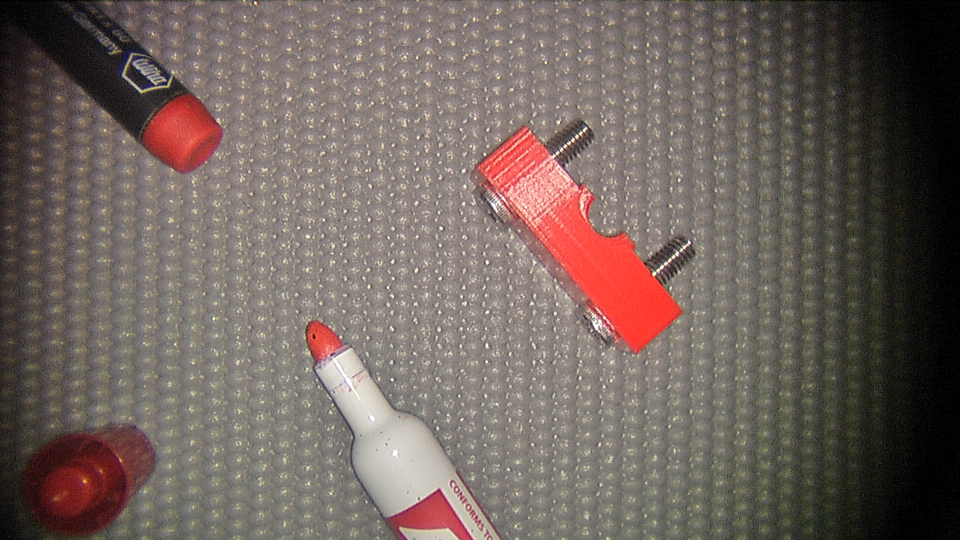
#> input picture visionDebuggerImages/sampleImage1.png, 1920 x 1080 px (shown at 1/2 size)
$ python object_detector.py
#> lines starting #> are read from the running program, lines starting #| are printed output that depends on the picture; after the words box and inside, x2 and y2 are one past the last pixel; in counts of white or black regions, pixels touching at a corner belong together
# Import required Libraries
from tkinter import *
from PIL import Image, ImageTk
import cv2
import numpy as np
import time

# BGR upper and lower bounds for detection (0-255)
lowB = 0
lowG = 0
lowR = 100
highB = 100
highG = 100
highR = 255

# Array of center positions
cx = np.array([])
cy = np.array([])

# Text
imageLabel = ''
outLabel = ''

# frame rescaling percentage
frame_scale = 1 # already scaled in camera calibration

def main(cap):
    global lowB
    global lowG
    global lowR

    global highB
    global highG
    global highR

    global cx
    global cy

    global outLabel
    global imageLabel

    global frame_scale

    # Create an instance of TKinter Window or frame
    win= Tk()

    # Set the size of the window
    win.geometry("1000x500")# Create a Label to capture the Video frames

    imageLabel = Label(win)
    imageLabel.place(x = 0, y = 80)

    outLabel = Label(win)
    outLabel.place(x = 500, y = 80)

    ballPosLabel = Label(text = "Ball Position",bd =4)
    ballPosLabel.place(x = 250, y = 10)

    processCV(cap)

    return cx,cy

# Define function to scale image
def rescaleFrame(frame, scale):
    """ Rescales the frame of the OpenCV image
    """
#> called with scale = 1
    width = int(frame.shape[1] * scale)
#> width = 1920
    height = int(frame.shape[0] * scale)
#> height = 1080

    dimensions = (width, height)
#> dimensions = (1920, 1080)

    return cv2.resize(frame, dimensions, interpolation=cv2.INTER_AREA), width, height

# Define function to show frame and identify object centres
def processCV(cap):
    global lowB
    global lowG
    global lowR

    global highB
    global highG
    global highR

    global cx
    global cy

    global outLabel
    global imageLabel

    global frame_scale

    frame, frame_w, frame_h = rescaleFrame(cap,frame_scale)
#> frame is the input picture: shape (1080, 1920, 3); mean B, G, R 93.7, 99.7, 112.9
#> frame_w = 1920; frame_h = 1080
    cv2.imshow('img',frame)
    cv2.waitKey(1000)

    frame = cv2.cvtColor(frame,cv2.COLOR_BGR2RGB)
    # Lower bound and upper bound for red
    lower_bound = np.array([lowB, lowG, lowR])
    upper_bound = np.array([highB, highG, highR])

    # Create mask based on bounds
    mask = cv2.inRange(frame, lower_bound, upper_bound)
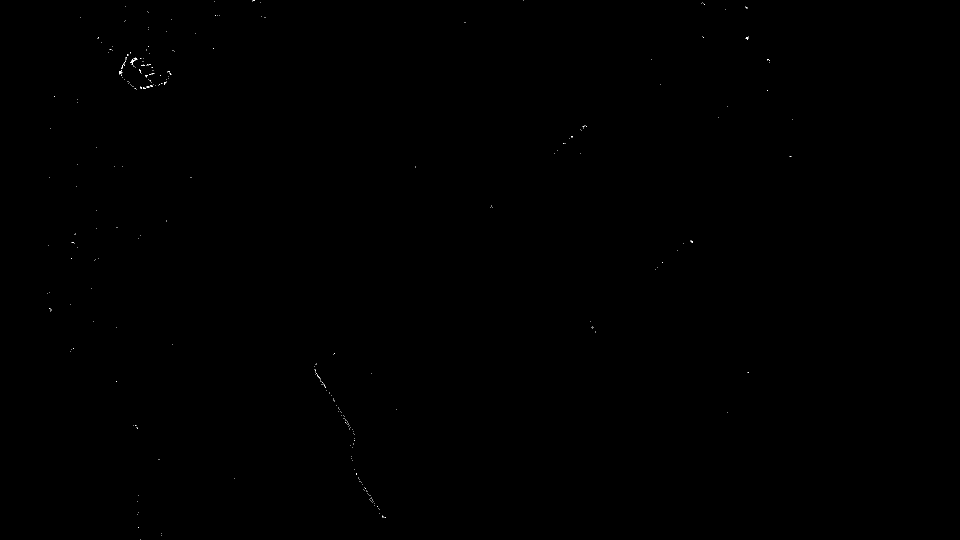
#> mask: shape (1080, 1920) (shown at 1/2 size); 0.03% white in thin lines or dots, all inside (x1, y1, x2, y2) = (95, 0, 1586, 1080)
    output = cv2.bitwise_and(frame, frame, mask=mask)

    _, mask = cv2.threshold(mask, 254, 255, cv2.THRESH_BINARY)

    # Find contours
    contours, _ = cv2.findContours(mask, cv2.RETR_TREE, cv2.CHAIN_APPROX_SIMPLE)
#> contours = 325 contours, all with area under 20

    # Find the size and position of the largest contour
    minContour = 2 # Adjust at will
    i = 0
    for cnt in contours:
        cv2.drawContours(frame, [cnt], -1, (0, 255, 0), 2)
        area = cv2.contourArea(cnt)
        if area > minContour:
            x, y, w, h = cv2.boundingRect(cnt)
            # Draw Center and Bounding Box of the contour
            cxi = int((x + x + w)/2)
            cyi = int((y + y + h)/2)
            cx = np.append(cx,cxi)
            cy = np.append(cy,cyi)
            cv2.circle(frame, (cxi, cyi), 3, (255,0,0), -1)
            cv2.rectangle(frame, (x, y), (x + w, y + h), (0, 255, 0), 1)
            i += 1
#> this loop made 325 passes
#> (area, x, y, w, h, cxi, cyi, cx) on passes 145, 204, 207, 245, 263, 273, 275, 293: (5, 1381, 482, 5, 4, 1383, 484, [1383]), (4, 293, 172, 6, 2, 296, 173, [1383, 296]), (5, 300, 170, 6, 4, 303, 172, [1383, 296, 303]), (10.5, 238, 140, 7, 8, 241, 144, [1383, 296, 303, 241]), (13, 260, 120, 11, 10, 265, 125, [1383, 296, 303, 241, 265]), (3, 267, 116, 7, 2, 270, 117, [1383, 296, 303, 241, 265, 270]), (2.5, 251, 114, 3, 3, 252, 115, [1383, 296, 303, 241, 265, 270, 252]), (4, 1491, 74, 6, 6, 1494, 77, [1383, 296, 303, 241, 265, 270, 252, 1494])
#> (cnt, area) on passes 1 to 6: ([[281, 1079]], 0), ([[323, 1071]], 0), ([[323, 1066]], 0), ([[276, 1054], [277, 1054]], 0), ([[770, 1035], [771, 1035]], 0), ([[768, 1034]], 0)
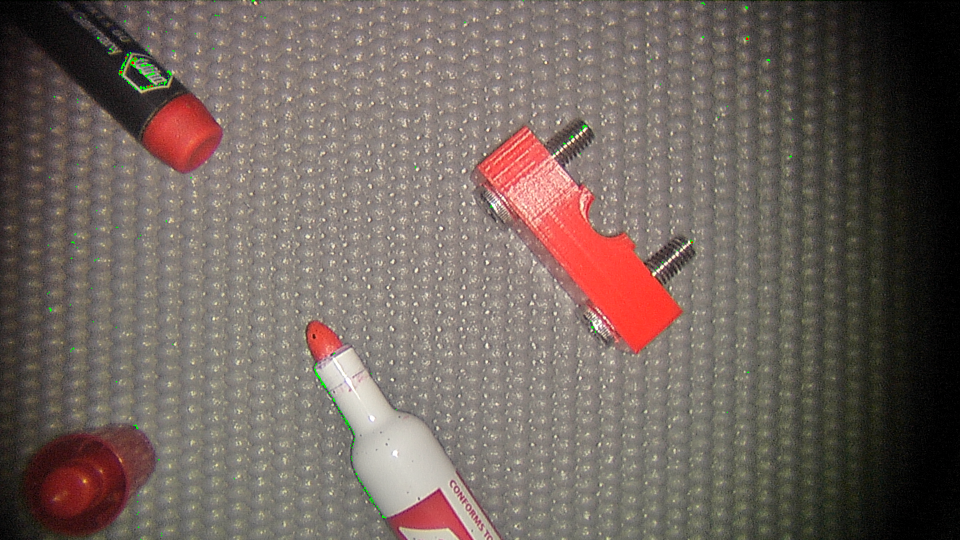
#> frame: shape (1080, 1920, 3) (shown at 1/2 size); mean R, G, B 112.8, 99.9, 93.5
#> after the loop, i = 8
    i -= 1
#> i = 7

    cx = cx - frame_w/2 # move origin from centre of image to top right corner
#> cx = [423, -664, -657, -719, -695, -690, -708, 534]
    cy = cy - frame_h/2 # move origin from centre of image to top right corner
#> cy = [-56, -367, -368, -396, -415, -423, -425, -463]

    # Convert to RGB Image
    cv2image = frame#cv2.cvtColor(frame,cv2.COLOR_BGR2RGB)
    cv2out = output#cv2.cvtColor(output,cv2.COLOR_BGR2RGB)
    img = Image.fromarray(cv2image)
    out = Image.fromarray(cv2out)

    # Convert Image to PhotoImage
    imgtk = ImageTk.PhotoImage(image = img)
    imageLabel.imgtk = imgtk
    imageLabel.configure(image=imgtk)

    outtk = ImageTk.PhotoImage(image = out)
    outLabel.mastk = outtk
    outLabel.configure(image=outtk)

    # ballPosLabel['text'] = str(cx[i])+","+str(cy[i])
    time.sleep(0.014) # Bug from Trevors implementation, only needed for live feed

    cv2.imshow('Object detected',frame)
    cv2.waitKey(2000)

if __name__ == '__main__':
    main(cv2.imread('./visionDebuggerImages/sampleImage1.png'))

$ run again, with visionDebuggerImages/sampleImage2.png copied over visionDebuggerImages/sampleImage1.png
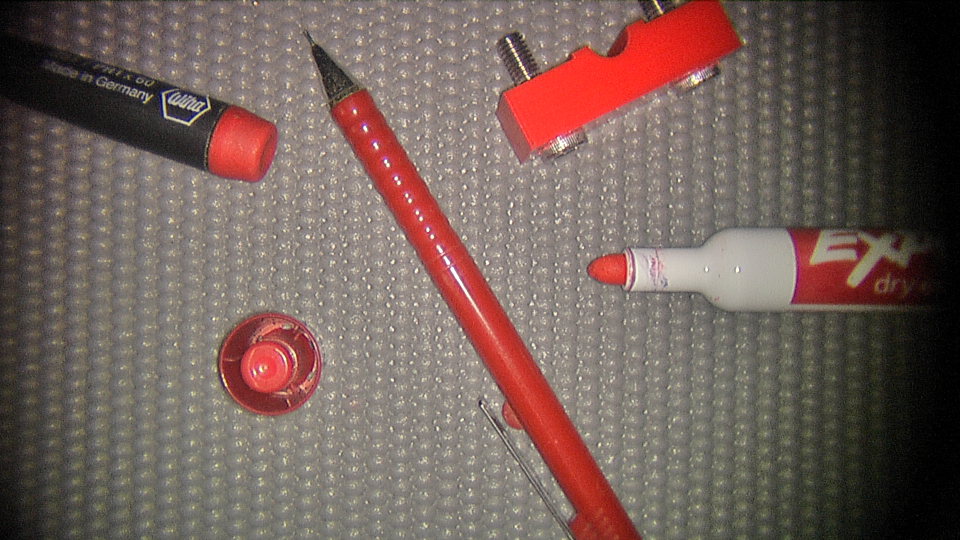
#> input picture visionDebuggerImages/sampleImage2.png, 1920 x 1080 px (shown at 1/2 size)
#> in processCV, frame is the input picture: shape (1080, 1920, 3); mean B, G, R 89.8, 96, 115.9
#> frame_w = 1920; frame_h = 1080
#> in processCV, `mask = cv2.inRange(frame, lower_bound, upper_bound)`:
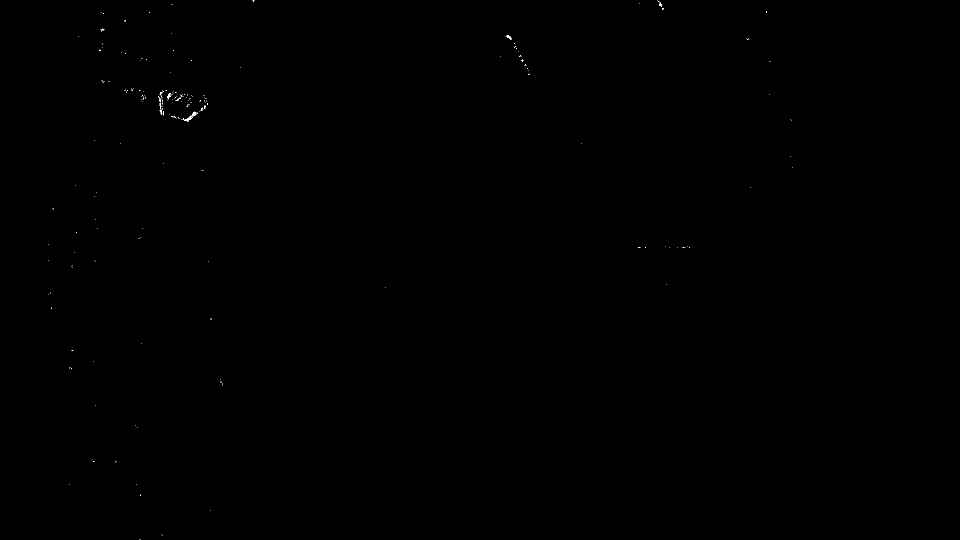
#> mask: shape (1080, 1920) (shown at 1/2 size); 0.04% white in thin lines or dots, all inside (x1, y1, x2, y2) = (96, 0, 1585, 1080)
#> contours = 257 contours, 255 with area under 20; largest, box (x1, y1, x2, y2) and area: (368, 224, 393, 242) 70, (1011, 70, 1024, 80) 32
#> the loop in processCV, `for cnt in contours:` made 257 passes
#> (area, x, y, w, h, cxi, cyi, cx) on passes 96, 232: (70.5, 368, 224, 25, 18, 380, 233, [380]), (32.5, 1011, 70, 13, 10, 1017, 75, [380, 322, 404, 321, 354, 320, 338, 322, 1044, 1017])
#> after the loop in processCV, `for cnt in contours:`:
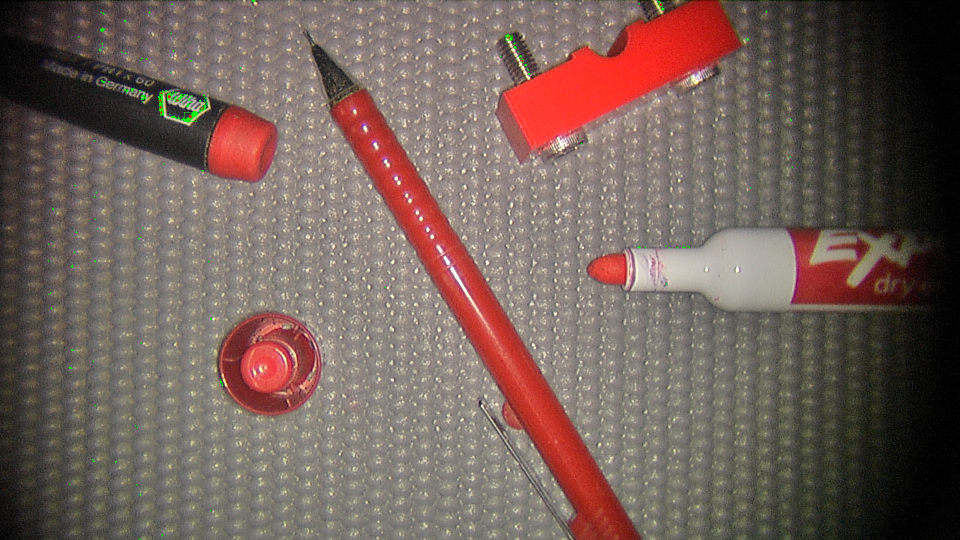
#> frame: shape (1080, 1920, 3) (shown at 1/2 size); mean R, G, B 115.8, 96.2, 89.7
#> after the loop in processCV, `for cnt in contours:`: i = 12
#> in processCV, `i -= 1`: i = 11
#> in processCV, `cx = cx - frame_w/2`: cx = [-580, -638, -556, -639, -606, -640, -622, -638, 84, 57, 58, 361]
#> in processCV, `cy = cy - frame_h/2`: cy = [-307, -315, -323, -326, -340, -340, -347, -354, -419, -465, -466, -531]
